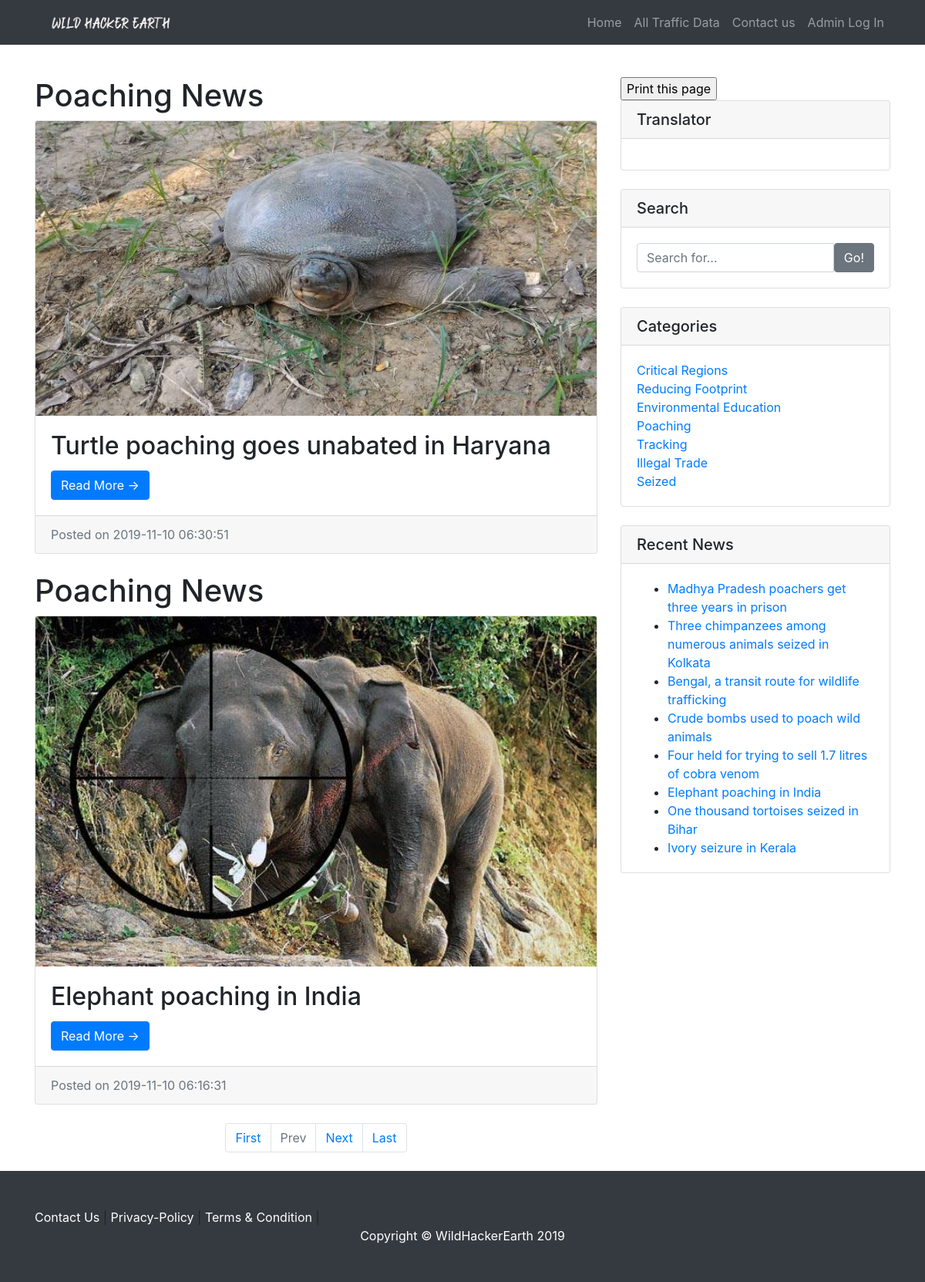
The app's page /category.php?catid=11 with its own data.
### tables this page shows
CREATE TABLE `tblposts` (
  `id` int(11) NOT NULL,
  `PostTitle` longtext,
  `CategoryId` int(11) DEFAULT NULL,
  `SubCategoryId` int(11) DEFAULT NULL,
  `PostDetails` longtext,
  `PostingDate` timestamp NULL DEFAULT CURRENT_TIMESTAMP,
  `UpdationDate` timestamp NULL DEFAULT NULL ON UPDATE CURRENT_TIMESTAMP,
  `Is_Active` int(1) DEFAULT NULL,
  `PostUrl` mediumtext,
  `PostImage` varchar(255) DEFAULT NULL
);

CREATE TABLE `tblcategory` (
  `id` int(11) NOT NULL,
  `CategoryName` varchar(200) DEFAULT NULL,
  `Description` mediumtext,
  `PostingDate` timestamp NULL DEFAULT CURRENT_TIMESTAMP,
  `UpdationDate` timestamp NULL DEFAULT '0000-00-00 00:00:00' ON UPDATE CURRENT_TIMESTAMP,
  `Is_Active` int(1) DEFAULT NULL
);

### category.php (the view, shortened to what this page needs)
<?php
include('includes/config.php');
    ?>
<!DOCTYPE html>
<html lang="en">
  <head>
    <link href="vendor/bootstrap/css/bootstrap.min.css" rel="stylesheet">
    <link href="css/modern-business.css" rel="stylesheet">
  </head>
  <body>
   <?php include('includes/header.php');?>
    <div class="container">
      <div class="row" style="margin-top: 4%">
        <div class="col-md-8">
<?php
     if (isset($_GET['pageno'])) {
            $pageno = $_GET['pageno'];
        } else {
            $pageno = 1;
        }
        $no_of_records_per_page = 8;
        $offset = ($pageno-1) * $no_of_records_per_page;
        $total_pages_sql = "SELECT COUNT(*) FROM tblposts";
        $result = mysqli_query($con,$total_pages_sql);
        $total_rows = mysqli_fetch_array($result)[0];
        $total_pages = ceil($total_rows / $no_of_records_per_page);
$query=mysqli_query($con,"select tblposts.id as pid,tblposts.PostTitle as posttitle,tblposts.PostImage,tblcategory.CategoryName as category,tblsubcategory.Subcategory as subcategory,tblposts.PostDetails as postdetails,tblposts.PostingDate as postingdate,tblposts.PostUrl as url from tblposts left join tblcategory on tblcategory.id=tblposts.CategoryId left join  tblsubcategory on  tblsubcategory.SubCategoryId=tblposts.SubCategoryId where tblposts.CategoryId='".$_SESSION['catid']."' and tblposts.Is_Active=1 order by tblposts.id desc LIMIT $offset, $no_of_records_per_page");
$rowcount=mysqli_num_rows($query);
if($rowcount==0)
{
echo "No record found";
}
else {
while ($row=mysqli_fetch_array($query)) {
?>
<h1><?php echo htmlentities($row['category']);?> News</h1>
          <div class="card mb-4">
       <img class="card-img-top" src="admin/postimages/<?php echo htmlentities($row['PostImage']);?>" alt="<?php echo htmlentities($row['posttitle']);?>">
            <div class="card-body">
              <h2 class="card-title"><?php echo htmlentities($row['posttitle']);?></h2>
              <a href="news-details.php?nid=<?php echo htmlentities($row['pid'])?>" class="btn btn-primary">Read More &rarr;</a>
            </div>
            <div class="card-footer text-muted">
              Posted on <?php echo htmlentities($row['postingdate']);?>
            </div>
          </div>
<?php } ?>
    <ul class="pagination justify-content-center mb-4">
        <li class="page-item"><a href="?pageno=1"  class="page-link">First</a></li>
        <li class="<?php if($pageno <= 1){ echo 'disabled'; } ?> page-item">
            <a href="<?php if($pageno <= 1){ echo '#'; } else { echo "?pageno=".($pageno - 1); } ?>" class="page-link">Prev</a>
        </li>
        <li class="<?php if($pageno >= $total_pages){ echo 'disabled'; } ?> page-item">
            <a href="<?php if($pageno >= $total_pages){ echo '#'; } else { echo "?pageno=".($pageno + 1); } ?> " class="page-link">Next</a>
        </li>
        <li class="page-item"><a href="?pageno=<?php echo $total_pages; ?>" class="page-link">Last</a></li>
    </ul>
<?php } ?>
        </div>
      <?php include('includes/sidebar.php');?>
      </div>
    </div>
      <?php include('includes/footer.php');?>
</head>
  </body>
</html>

### includes/sidebar.php (shortened to what this page needs)
<div class="col-md-4 col-lg-4">
<input type="button" value="Print this page" onclick="printPage()" />
    <div class="card mb-4">
            <h5 class="card-header">Translator</h5>
            <div class="card-body">
              <?php include('includes/translator.php');?>
          </div>
        </div>
          <div class="card mb-4">
            <h5 class="card-header">Search</h5>
                    <div class="card-body">
                           <form name="search" action="search.php" method="post">
                                <div class="input-group">
                                    <input type="text" name="searchtitle" class="form-control" placeholder="Search for..." required>
                                        <span class="input-group-btn">
                                            <button class="btn btn-secondary" type="submit">Go!</button>
                                        </span>
                               </div>
                            </form>
                    </div>
            </div>
          <div class="card my-4">
            <h5 class="card-header">Categories</h5>
            <div class="card-body">
                  <ul class="list-unstyled mb-0">
                        <?php $query=mysqli_query($con,"select id,CategoryName from tblcategory");
                            while($row=mysqli_fetch_array($query))
                                {
                        ?>
                    <li>
                      <a href="category.php?catid=<?php echo htmlentities($row['id'])?>"><?php echo htmlentities($row['CategoryName']);?></a>
                    </li>
                        <?php } ?>
                  </ul>
            </div>
          </div>
          <div class="card my-4">
            <h5 class="card-header">Recent News</h5>
            <div class="card-body">
                      <ul class="mb-0">
<?php
$query=mysqli_query($con,"select tblposts.id as pid,tblposts.PostTitle as posttitle from tblposts left join tblcategory on tblcategory.id=tblposts.CategoryId left join  tblsubcategory on  tblsubcategory.SubCategoryId=tblposts.SubCategoryId limit 8");
while ($row=mysqli_fetch_array($query)) {
?>
  <li>
                      <a href="news-details.php?nid=<?php echo htmlentities($row['pid'])?>"><?php echo htmlentities($row['posttitle']);?></a>
                    </li>
            <?php } ?>
          </ul>
            </div>
          </div>
 </div>

### css/modern-business.css (style rules this page uses)
body { padding-top: 54px; }
@media (min-width: 992px) { body { padding-top: 56px; } }

### records on screen
tblposts: CategoryId.CategoryName "Poaching", PostImage (picture), PostTitle "Turtle poaching goes unabated in Haryana", PostingDate "2019-11-10 06:30:51"
tblposts: CategoryId.CategoryName "Poaching", PostImage (picture), PostTitle "Elephant poaching in India", PostingDate "2019-11-10 06:16:31"
tblcategory: CategoryName "Critical Regions"
tblcategory: CategoryName "Reducing Footprint"
tblcategory: CategoryName "Environmental Education"
tblcategory: CategoryName "Poaching"
tblcategory: CategoryName "Tracking"
tblcategory: CategoryName "Illegal Trade"
tblcategory: CategoryName "Seized"
tblposts: PostTitle "Madhya Pradesh poachers get three years in prison"
tblposts: PostTitle "Three chimpanzees among numerous animals seized in Kolkata"
tblposts: PostTitle "Bengal, a transit route for wildlife trafficking"
tblposts: PostTitle "Crude bombs used to poach wild animals"
tblposts: PostTitle "Four held for trying to sell 1.7 litres of cobra venom"
tblposts: PostTitle "One thousand tortoises seized in Bihar"
tblposts: PostTitle "Ivory seizure in Kerala"
